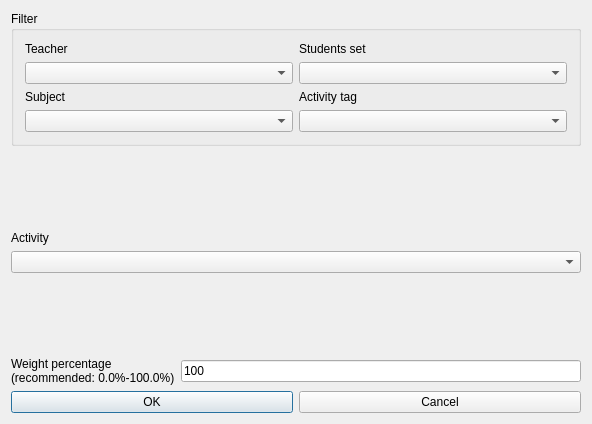
<?xml version="1.0" encoding="UTF-8"?>
<ui version="4.0">
 <class>ModifyConstraintActivityBeginsTeachersDayForm_template</class>
 <widget class="QDialog" name="ModifyConstraintActivityBeginsTeachersDayForm_template">
  <property name="geometry">
   <rect>
    <x>0</x>
    <y>0</y>
    <width>592</width>
    <height>424</height>
   </rect>
  </property>
  <property name="windowTitle">
   <string extracomment="This is the title of the dialog to modify a constraint of this type">Modify activity begins teachers day</string>
  </property>
  <layout class="QGridLayout" name="gridLayout_2">
   <item row="0" column="0">
    <widget class="QGroupBox" name="filterGroupBox">
     <property name="title">
      <string>Filter</string>
     </property>
     <layout class="QGridLayout" name="gridLayout">
      <item row="0" column="0">
       <widget class="QLabel" name="teachersTextLabel">
        <property name="text">
         <string>Teacher</string>
        </property>
        <property name="wordWrap">
         <bool>false</bool>
        </property>
       </widget>
      </item>
      <item row="0" column="1">
       <widget class="QLabel" name="studentsTextLabel">
        <property name="text">
         <string>Students set</string>
        </property>
        <property name="wordWrap">
         <bool>false</bool>
        </property>
       </widget>
      </item>
      <item row="1" column="0">
       <widget class="QComboBox" name="teachersComboBox"/>
      </item>
      <item row="1" column="1">
       <widget class="QComboBox" name="studentsComboBox"/>
      </item>
      <item row="2" column="0">
       <widget class="QLabel" name="subjectsTextLabel">
        <property name="text">
         <string>Subject</string>
        </property>
        <property name="wordWrap">
         <bool>false</bool>
        </property>
       </widget>
      </item>
      <item row="2" column="1">
       <widget class="QLabel" name="activityTagsTextLabel">
        <property name="text">
         <string>Activity tag</string>
        </property>
        <property name="wordWrap">
         <bool>false</bool>
        </property>
       </widget>
      </item>
      <item row="3" column="0">
       <widget class="QComboBox" name="subjectsComboBox"/>
      </item>
      <item row="3" column="1">
       <widget class="QComboBox" name="activityTagsComboBox"/>
      </item>
     </layout>
    </widget>
   </item>
   <item row="1" column="0">
    <spacer name="spacer3">
     <property name="orientation">
      <enum>Qt::Vertical</enum>
     </property>
     <property name="sizeType">
      <enum>QSizePolicy::Expanding</enum>
     </property>
     <property name="sizeHint" stdset="0">
      <size>
       <width>20</width>
       <height>40</height>
      </size>
     </property>
    </spacer>
   </item>
   <item row="2" column="0">
    <layout class="QVBoxLayout" name="verticalLayout">
     <item>
      <widget class="QLabel" name="activityTextLabel">
       <property name="frameShape">
        <enum>QFrame::NoFrame</enum>
       </property>
       <property name="frameShadow">
        <enum>QFrame::Plain</enum>
       </property>
       <property name="text">
        <string>Activity</string>
       </property>
       <property name="wordWrap">
        <bool>false</bool>
       </property>
      </widget>
     </item>
     <item>
      <widget class="QComboBox" name="activitiesComboBox">
       <property name="editable">
        <bool>false</bool>
       </property>
       <property name="insertPolicy">
        <enum>QComboBox::NoInsert</enum>
       </property>
       <property name="duplicatesEnabled">
        <bool>false</bool>
       </property>
      </widget>
     </item>
    </layout>
   </item>
   <item row="3" column="0">
    <spacer name="spacer2">
     <property name="orientation">
      <enum>Qt::Vertical</enum>
     </property>
     <property name="sizeType">
      <enum>QSizePolicy::Expanding</enum>
     </property>
     <property name="sizeHint" stdset="0">
      <size>
       <width>20</width>
       <height>47</height>
      </size>
     </property>
    </spacer>
   </item>
   <item row="4" column="0">
    <layout class="QHBoxLayout">
     <item>
      <widget class="QLabel" name="weightTextLabel">
       <property name="frameShape">
        <enum>QFrame::NoFrame</enum>
       </property>
       <property name="frameShadow">
        <enum>QFrame::Plain</enum>
       </property>
       <property name="text">
        <string>Weight percentage
(recommended: 0.0%-100.0%)</string>
       </property>
       <property name="wordWrap">
        <bool>false</bool>
       </property>
      </widget>
     </item>
     <item>
      <widget class="QLineEdit" name="weightLineEdit">
       <property name="text">
        <string notr="true">100</string>
       </property>
      </widget>
     </item>
    </layout>
   </item>
   <item row="5" column="0">
    <layout class="QHBoxLayout">
     <item>
      <widget class="QPushButton" name="okPushButton">
       <property name="text">
        <string>OK</string>
       </property>
      </widget>
     </item>
     <item>
      <widget class="QPushButton" name="cancelPushButton">
       <property name="text">
        <string>Cancel</string>
       </property>
      </widget>
     </item>
    </layout>
   </item>
  </layout>
 </widget>
 <layoutdefault spacing="6" margin="11"/>
 <resources/>
 <connections/>
</ui>
